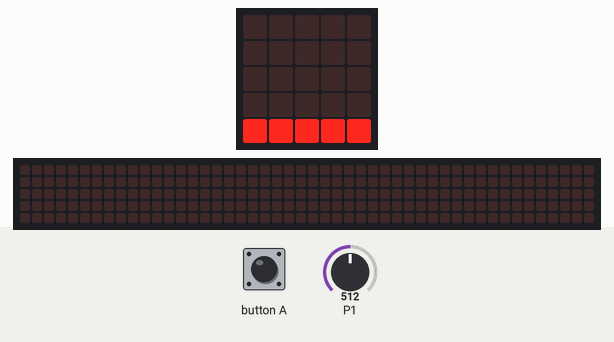
Recording of a program running on a simulated BBC micro:bit (MakeCode). On the bench: the board's 5×5 LED display, a strip that is not on the board, showing the scrolling text unrolled. The test bench sets the inputs (shaded band); at power-on: P1 = 512 (analog values on the 0–1023 scale). The 48×5 strip is a reading aid, not a part: it shows the text the display is scrolling, unrolled, one strip-width of it at a time.

Above: at 2.3 s.
2.4 s: button A pressed for 0.15 s
At 2.62 s:
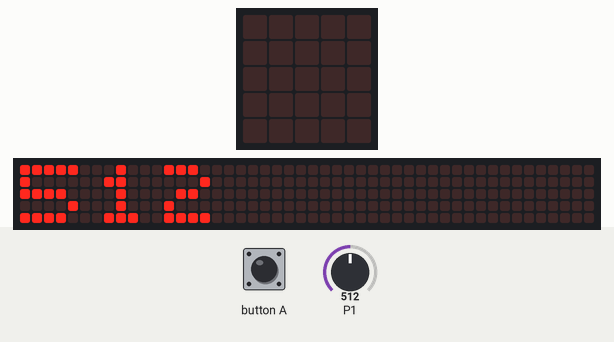
3.1 s: P1 set to 642
7.6 s: P1 set to 668
At 9.1 s:
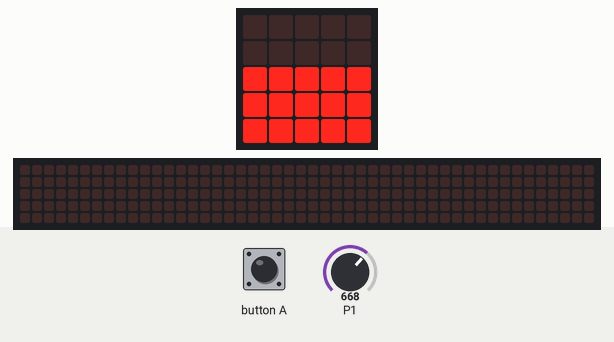
10.0 s: P1 set to 984
12.1 s: P1 set to 1010
At 14.3 s:
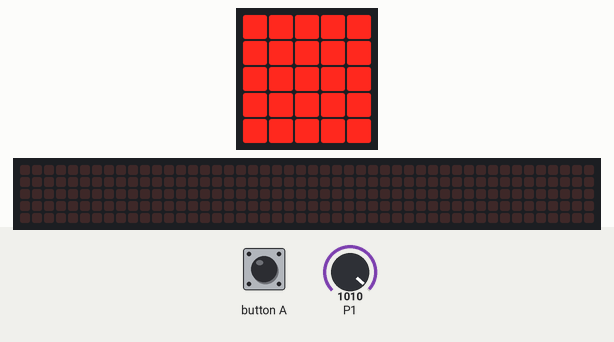
14.9 s: button A pressed for 0.15 s
At 15.74 s:
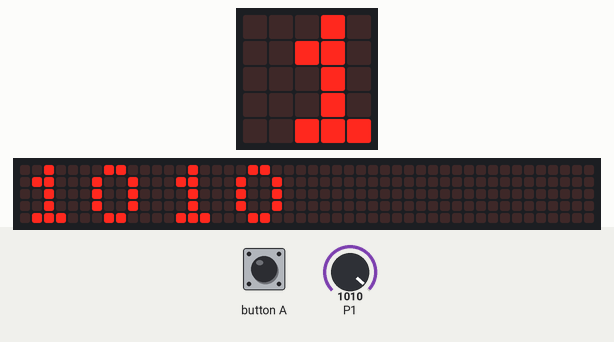
Timing chart, 0 to 16.6 s (numbered marks = the images above; inputs shaded):
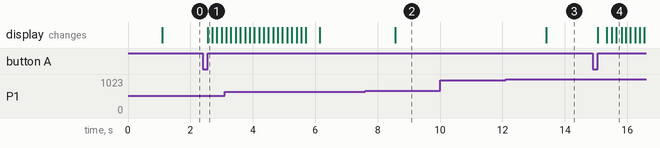

Measured:
- the behaviour switches between 650 and 651 on P1 (found by bisection; images 1 and 2)
- the behaviour switches between 1000 and 1001 on P1 (found by bisection; images 2 and 3)
- after the input at 2.4 s, the display: changes after 0.15 s (image 1)
- after the input at 7.6 s, the display: changes after 0.97 s (image 2)
- after the input at 10.0 s, every drawn part: stays the same
- after the input at 12.1 s, the display: changes after 1.3 s (image 3)
- after the input at 14.9 s, the display: first changes after 0.15 s (image 4 shows a later state)

The program:

main.ts
```typescript
input.onButtonPressed(Button.A, function () {
    basic.clearScreen()
    basic.showNumber(pins.analogReadPin(AnalogPin.P1))
})
let leitura_solo = 0
basic.showIcon(IconNames.Heart)
basic.pause(500)
basic.forever(function () {
    leitura_solo = pins.analogReadPin(AnalogPin.P1)
    if (leitura_solo > 1000) {
        basic.showLeds(`
            # # # # #
            # # # # #
            # # # # #
            # # # # #
            # # # # #
            `)
        basic.pause(2000)
    } else if (leitura_solo > 650) {
        basic.showLeds(`
            . . . . .
            . . . . .
            # # # # #
            # # # # #
            # # # # #
            `)
        basic.pause(2000)
    } else {
        basic.showLeds(`
            . . . . .
            . . . . .
            . . . . .
            . . . . .
            # # # # #
            `)
        basic.pause(2000)
    }
})
```

test.ts
```typescript
// testes vão aqui; isto não será compilado quando este pacote for usado como uma extensão.
```
